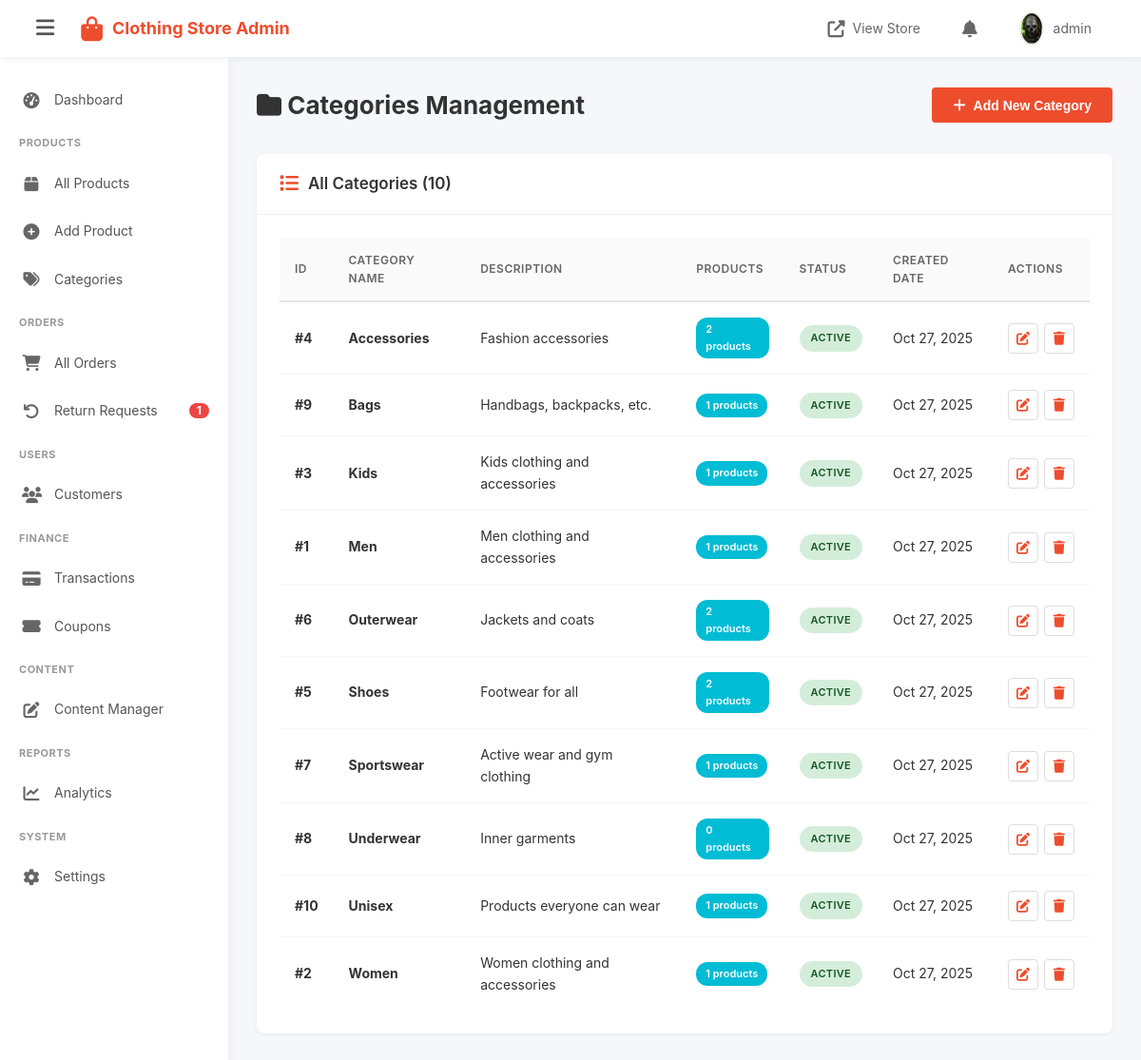
Page /admin/categories.php (signed in) on the committed database.
### tables this page shows
CREATE TABLE `categories` (
  `category_id` int(11) NOT NULL,
  `category_name` varchar(100) NOT NULL,
  `parent_id` int(11) DEFAULT NULL,
  `slug` varchar(150) NOT NULL,
  `description` text DEFAULT NULL,
  `image_url` varchar(255) DEFAULT NULL,
  `is_active` tinyint(1) DEFAULT 1,
  `created_at` timestamp NOT NULL DEFAULT current_timestamp(),
  `updated_at` timestamp NOT NULL DEFAULT current_timestamp() ON UPDATE current_timestamp()
);

### admin/config.php (called while the page is built, shortened)
<?php
function get_admin_role() {
    return $_SESSION['admin_role'] ?? null;
}
function has_permission($required_role) {
    $role = get_admin_role();
    $role_hierarchy = [
        'staff' => 1,
        'inventory_manager' => 2,
        'super_admin' => 3
    ];
    $current_level = $role_hierarchy[$role] ?? 0;
    $required_level = $role_hierarchy[$required_role] ?? 999;
    return $current_level >= $required_level;
}
?>

### admin/categories.php (the view, shortened to what this page needs)
<?php
require_once 'config.php';
$categories = [];
$result = $conn->query("SELECT c.*,
                       (SELECT COUNT(*) FROM products WHERE category_id = c.category_id) as product_count
                       FROM categories c
                       ORDER BY c.category_name");
while ($row = $result->fetch_assoc()) {
    $categories[] = $row;
}
include 'includes/header.php';
include 'includes/sidebar.php';
?>
<div class="admin-header">
    <h1><i class="fas fa-folder"></i> Categories Management</h1>
    <div class="admin-header-actions">
        <button type="button" class="btn btn-primary" onclick="openModal()">
            <i class="fas fa-plus"></i> Add New Category
        </button>
    </div>
</div>
<div class="admin-card">
    <div class="admin-card-header">
        <h3><i class="fas fa-list"></i> All Categories (<?php echo count($categories); ?>)</h3>
    </div>
    <div class="admin-card-body">
        <div class="table-responsive">
            <table class="admin-table">
                <thead>
                    <tr>
                        <th>ID</th>
                        <th>Category Name</th>
                        <th>Description</th>
                        <th>Products</th>
                        <th>Status</th>
                        <th>Created Date</th>
                        <th>Actions</th>
                    </tr>
                </thead>
                <tbody>
                    <?php if (empty($categories)): ?>
                        <tr>
                            <td colspan="7" style="text-align: center; padding: 40px;">
                                <i class="fas fa-folder-open" style="font-size: 48px; color: #ddd; margin-bottom: 10px;"></i>
                                <p style="color: #999;">No categories found</p>
                            </td>
                        </tr>
                    <?php else: ?>
                        <?php foreach ($categories as $category): ?>
                            <tr>
                                <td><strong>#<?php echo $category['category_id']; ?></strong></td>
                                <td>
                                    <strong><?php echo htmlspecialchars($category['category_name']); ?></strong>
                                </td>
                                <td>
                                    <?php
                                    $desc = $category['description'] ?? 'No description';
                                    echo htmlspecialchars(substr($desc, 0, 50)) . (strlen($desc) > 50 ? '...' : '');
                                    ?>
                                </td>
                                <td>
                                    <span class="badge badge-info">
                                        <?php echo $category['product_count']; ?> products
                                    </span>
                                </td>
                                <td>
                                    <span class="status-badge status-<?php echo $category['is_active'] ? 'active' : 'inactive'; ?>">
                                        <?php echo $category['is_active'] ? 'Active' : 'Inactive'; ?>
                                    </span>
                                </td>
                                <td><?php echo date('M d, Y', strtotime($category['created_at'])); ?></td>
                                <td>
                                    <div class="action-buttons">
                                        <a href="#"
                                           class="action-btn"
                                           title="Edit"
                                           onclick="openEditModal(<?php echo htmlspecialchars(json_encode($category)); ?>); return false;">
                                            <i class="fas fa-edit"></i>
                                        </a>
                                        <?php if (has_permission('inventory_manager')): ?>
                                            <a href="?delete=<?php echo $category['category_id']; ?>"
                                               class="action-btn delete"
                                               title="Delete"
                                               onclick="return confirm('Are you sure you want to delete this category?')">
                                                <i class="fas fa-trash"></i>
                                            </a>
                                        <?php endif; ?>
                                    </div>
                                </td>
                            </tr>
                        <?php endforeach; ?>
                    <?php endif; ?>
                </tbody>
            </table>
        </div>
    </div>
</div>
<?php include 'includes/footer.php'; ?>

### admin/includes/header.php (shortened to what this page needs)
<!DOCTYPE html>
<html lang="en">
<head>
    <link rel="stylesheet" href="../assets/css/style.css">
    <link rel="stylesheet" href="assets/css/admin.css">
    <link rel="stylesheet" href="https://cdnjs.cloudflare.com/ajax/libs/font-awesome/6.4.0/css/all.min.css">
</head>
<body class="admin-panel">
    <div class="admin-wrapper">
        <nav class="admin-topnav">
            <div class="admin-topnav-left">
                <button class="sidebar-toggle" onclick="toggleSidebar()">
                    <i class="fas fa-bars"></i>
                </button>
                <div class="admin-logo">
                    <i class="fas fa-shopping-bag"></i>
                    <span><?php echo SITE_NAME; ?> Admin</span>
                </div>
            </div>
            <div class="admin-topnav-right">
                <a href="../index.php" class="topnav-item" target="_blank">
                    <i class="fas fa-external-link-alt"></i>
                    <span>View Store</span>
                </a>
                <div class="topnav-item notifications" id="notifToggle" title="Notifications" style="position: relative;">
                    <i class="fas fa-bell"></i>
                </div>
                <?php
                    $adminId = $_SESSION['admin_id'] ?? null;
                    $avatarPath = 'assets/images/user_avatar_def.jpg';
                    if ($adminId) {
                        $avatarDir = __DIR__ . '/../assets/images/avatars/';
                        $avatarRelBase = 'assets/images/avatars/';
                        $candidates = [
                            $avatarDir . $adminId . '.jpg' => $avatarRelBase . $adminId . '.jpg',
                            $avatarDir . $adminId . '.jpeg' => $avatarRelBase . $adminId . '.jpeg',
                            $avatarDir . $adminId . '.png' => $avatarRelBase . $adminId . '.png',
                            $avatarDir . $adminId . '.webp' => $avatarRelBase . $adminId . '.webp',
                        ];
                        foreach ($candidates as $fs => $rel) {
                            if (file_exists($fs)) {
                                $avatarPath = $rel . '?t=' . urlencode((string)@filemtime($fs));
                                break;
                            }
                        }
                    }
                ?>
                <div class="topnav-item admin-profile">
                    <img src="<?php echo htmlspecialchars($avatarPath); ?>" alt="Admin" class="admin-avatar">
                    <span><?php echo htmlspecialchars($_SESSION['admin_username']); ?></span>
                </div>
            </div>
        </nav>

### admin/includes/sidebar.php (shortened to what this page needs)
<?php
$__pendingReturnsCount = 0;
try {
    if (isset($conn) && $conn instanceof mysqli) {
        if ($__res = $conn->query("SELECT COUNT(*) AS c FROM return_requests WHERE status = 'pending'")) {
            $__row = $__res->fetch_assoc();
            $__pendingReturnsCount = isset($__row['c']) ? (int)$__row['c'] : 0;
        }
    }
} catch (Throwable $e) {
}
?>
        <aside class="admin-sidebar" id="adminSidebar">
            <div class="sidebar-menu">
                <a href="index.php" class="menu-item <?php echo basename($_SERVER['PHP_SELF']) == 'index.php' ? 'active' : ''; ?>">
                    <i class="fas fa-tachometer-alt"></i>
                    <span>Dashboard</span>
                </a>
                <div class="menu-section">Products</div>
                <a href="products.php" class="menu-item <?php echo basename($_SERVER['PHP_SELF']) == 'products.php' ? 'active' : ''; ?>">
                    <i class="fas fa-box"></i>
                    <span>All Products</span>
                </a>
                <a href="add-product.php" class="menu-item <?php echo basename($_SERVER['PHP_SELF']) == 'add-product.php' ? 'active' : ''; ?>">
                    <i class="fas fa-plus-circle"></i>
                    <span>Add Product</span>
                </a>
                <a href="categories.php" class="menu-item">
                    <i class="fas fa-tags"></i>
                    <span>Categories</span>
                </a>
                <div class="menu-section">Orders</div>
                <a href="orders.php" class="menu-item <?php echo basename($_SERVER['PHP_SELF']) == 'orders.php' ? 'active' : ''; ?>">
                    <i class="fas fa-shopping-cart"></i>
                    <span>All Orders</span>
                </a>
                <a href="return-requests.php" class="menu-item <?php echo basename($_SERVER['PHP_SELF']) == 'return-requests.php' ? 'active' : ''; ?>">
                    <i class="fas fa-undo"></i>
                    <span>Return Requests</span>
                    <?php if ($__pendingReturnsCount > 0): ?>
                        <span style="margin-left:auto; background:#ef4444; color:#fff; padding:2px 8px; border-radius:999px; font-size:12px; font-weight:700; line-height:1;"><?php echo (int)$__pendingReturnsCount; ?></span>
                    <?php endif; ?>
                </a>
                <div class="menu-section">Users</div>
                <a href="users.php" class="menu-item <?php echo basename($_SERVER['PHP_SELF']) == 'users.php' ? 'active' : ''; ?>">
                    <i class="fas fa-users"></i>
                    <span>Customers</span>
                </a>
                <div class="menu-section">Finance</div>
                <a href="transactions.php" class="menu-item <?php echo basename($_SERVER['PHP_SELF']) == 'transactions.php' ? 'active' : ''; ?>">
                    <i class="fas fa-credit-card"></i>
                    <span>Transactions</span>
                </a>
                <a href="coupons.php" class="menu-item <?php echo basename($_SERVER['PHP_SELF']) == 'coupons.php' ? 'active' : ''; ?>">
                    <i class="fas fa-ticket-alt"></i>
                    <span>Coupons</span>
                </a>
                <div class="menu-section">Content</div>
                <a href="content.php" class="menu-item">
                    <i class="fas fa-edit"></i>
                    <span>Content Manager</span>
                </a>
                <div class="menu-section">Reports</div>
                <a href="analytics.php" class="menu-item <?php echo basename($_SERVER['PHP_SELF']) == 'analytics.php' ? 'active' : ''; ?>">
                    <i class="fas fa-chart-line"></i>
                    <span>Analytics</span>
                </a>
                <div class="menu-section">System</div>
                <a href="settings.php" class="menu-item <?php echo basename($_SERVER['PHP_SELF']) == 'settings.php' ? 'active' : ''; ?>">
                    <i class="fas fa-cog"></i>
                    <span>Settings</span>
                </a>
            </div>
        </aside>
        <main class="admin-content">

### admin/includes/footer.php (shortened to what this page needs)
</main>
    </div>
</body>
</html>

### assets/css/style.css (style rules this page uses)
* { margin: 0; padding: 0; box-sizing: border-box; }
body { font-family: -apple-system, BlinkMacSystemFont, 'Segoe UI', Roboto, 'Helvetica Neue', Arial, sans-serif; font-size: 14px; line-height: 1.5; color: #333; background: #f5f5f5; }
a { text-decoration: none; color: #333; transition: color 0.3s; }
img { max-width: 100%; height: auto; }
.btn { display: inline-block; padding: 12px 30px; border: none; border-radius: 4px; font-size: 14px; font-weight: 600; text-align: center; cursor: pointer; transition: all 0.3s; text-decoration: none; }
.btn-primary { background: #f53d2d; color: white; }

### admin/categories.php (style rules this page uses)
.action-buttons { display: flex; gap: 6px; }
.action-btn { width: 32px; height: 32px; display: flex; align-items: center; justify-content: center; border-radius: 4px; border: 1px solid #ddd; background: white; color: #666; transition: all 0.3s; text-decoration: none; cursor: pointer; }

### rows in the picture
categories: category_id "4", category_name "Accessories", description "Fashion accessories", product_count "2", is_active "ACTIVE", created_at "Oct 27, 2025"
categories: category_id "9", category_name "Bags", description "Handbags, backpacks, etc.", product_count "1", is_active "ACTIVE", created_at "Oct 27, 2025"
categories: category_id "3", category_name "Kids", description "Kids clothing and accessories", product_count "1", is_active "ACTIVE", created_at "Oct 27, 2025"
categories: category_id "1", category_name "Men", description "Men clothing and accessories", product_count "1", is_active "ACTIVE", created_at "Oct 27, 2025"
categories: category_id "6", category_name "Outerwear", description "Jackets and coats", product_count "2", is_active "ACTIVE", created_at "Oct 27, 2025"
categories: category_id "5", category_name "Shoes", description "Footwear for all", product_count "2", is_active "ACTIVE", created_at "Oct 27, 2025"
categories: category_id "7", category_name "Sportswear", description "Active wear and gym clothing", product_count "1", is_active "ACTIVE", created_at "Oct 27, 2025"
categories: category_id "8", category_name "Underwear", description "Inner garments", product_count "0", is_active "ACTIVE", created_at "Oct 27, 2025"
categories: category_id "10", category_name "Unisex", description "Products everyone can wear", product_count "1", is_active "ACTIVE", created_at "Oct 27, 2025"
categories: category_id "2", category_name "Women", description "Women clothing and accessories", product_count "1", is_active "ACTIVE", created_at "Oct 27, 2025"

### other values in the picture
SITE_NAME "Clothing Store"
$_SESSION['admin_username'] "admin"
$__pendingReturnsCount "1"
count($categories) "10"
